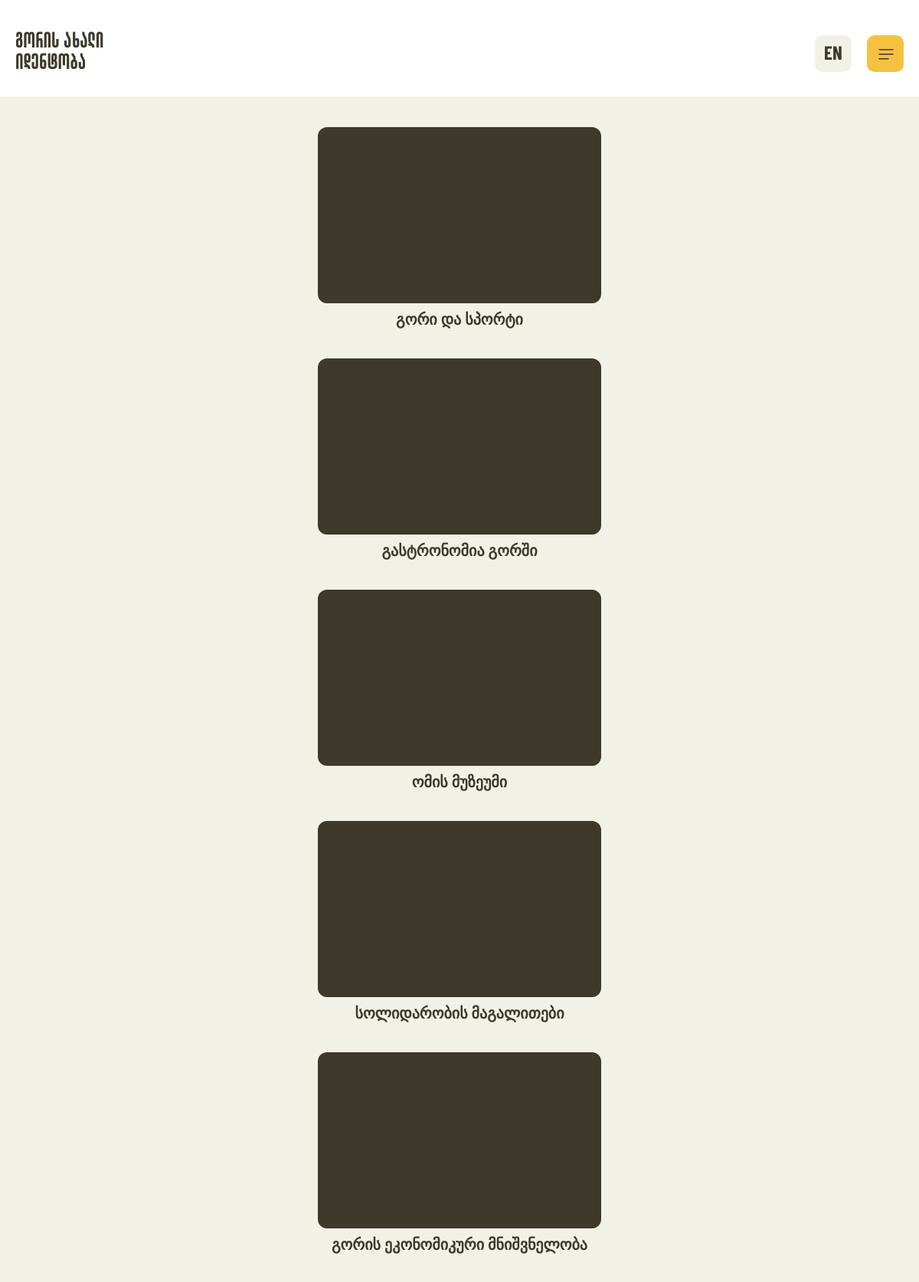
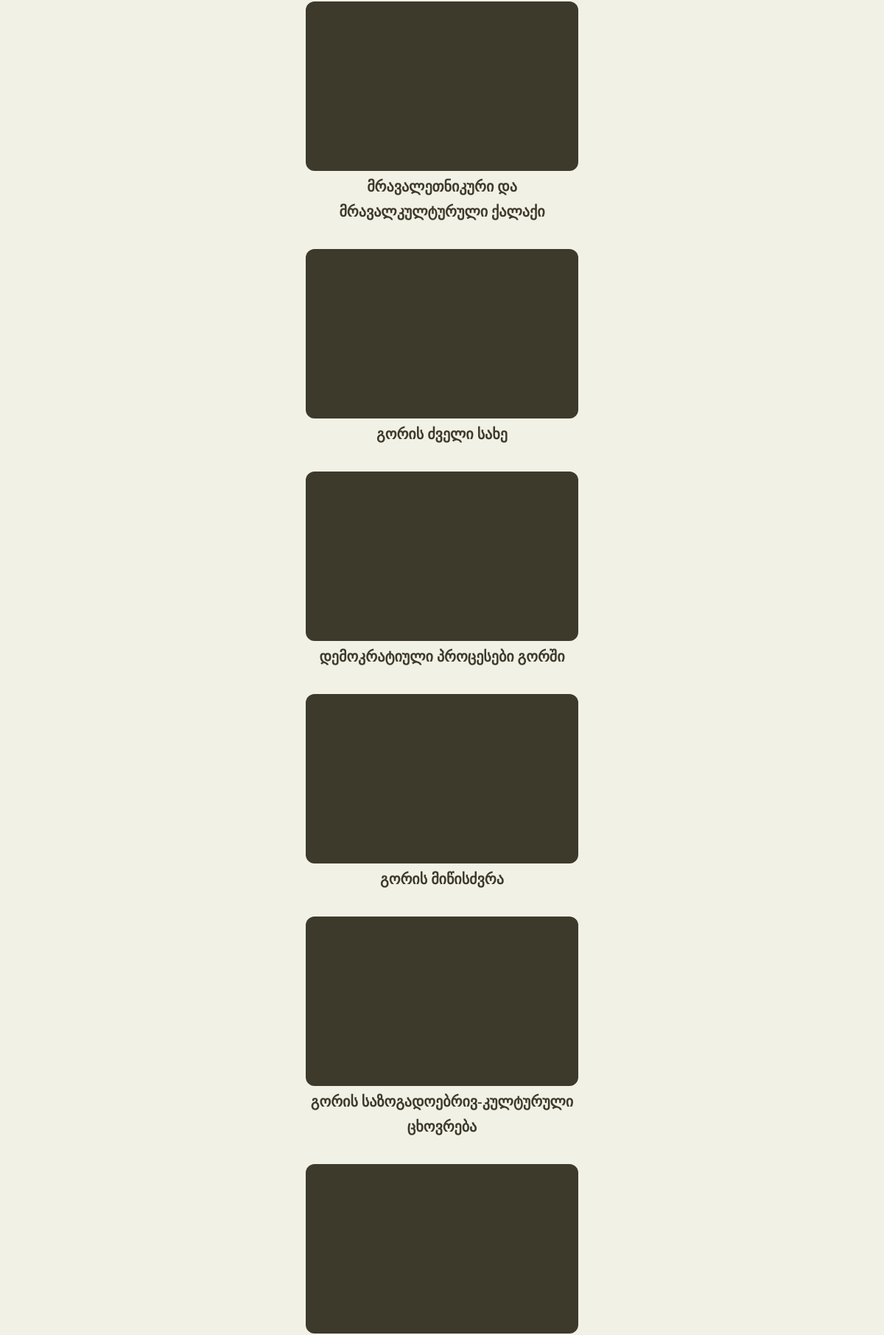
The app's page /videos/ka/ (upper part) with its own data (2 pictures, top to bottom).
### transl/models.py (models this page shows, shortened)
class MultilanguageTextAbstract(models.Model):
    text_en = models.CharField(default='', max_length=120)
    text_ka = models.CharField(default='', max_length=120)
    slug = models.SlugField(null=True, blank=True, max_length=40,
        default='transl_slug')
    def __str__(self):
        lang = get_language()
        if not lang:
            lang = 'en'
        current_lang_fieldname = f'text_{lang[:2]}'
        try:
            return getattr(self, current_lang_fieldname)
        except:
            return self.text_en
    class Meta:
        abstract = True

class MultilanguageText(MultilanguageTextAbstract):
    pass

class MultilanguageTextField(MultilanguageTextAbstract):
    text_en = models.TextField(default='',)
    text_ka = models.TextField(default='',)

### gori/models.py (models this page shows, shortened)
class Video(models.Model):
    video_title =  models.ForeignKey(MultilanguageTextField, on_delete=models.CASCADE, related_name='videos', null=True)
    video_src = models.ForeignKey(MultilanguageTextField, on_delete=models.CASCADE, related_name='videossrc', null=True)
    minutes = models.IntegerField(null=True)
    seconds = models.IntegerField(null=True)

### gori/views.py (the view)
# urls.py: path('videos/<lang:lang>/', videos, name='videos'),
def videos(request, lang):
	allpost = Video.objects.all()
	all_post = []
	for i in allpost:
		all_post.insert(0, i)
	return render(request, 'videos.html', {'lang':lang, 'videos':all_post})

### gorimaps/converters.py (called while the page is built)
    def to_python(self, value):
        activate(value)
        return value

    def to_url(self, value):
        return value

### transl/templatetags/transl_extras.py (called while the page is built)
@register.simple_tag
def t(tslug):
    try:
        tobj = MultilanguageTextField.objects.get(slug=tslug)
        return tobj.__str__()
    except:
        try:
            tobj = MultilanguageText.objects.get(slug=tslug)
            return tobj.__str__()
        except:
            return ''

### gori/templates/videos.html (shortened to what this page needs)
{% extends "base.html" %}
{% load static %}
{% block content %}
{% load transl_extras %}
<head>
	<link rel="stylesheet" href="{% static '/css/IIblock.css' %}">
</head>
<center>
<div class="video_mobile">
	{% for video in videos %}
<div class="onepostmobile">
<div class="videodivpagemobile">
	<iframe width="100%" height="230px" src="{{video.video_src}}" title="YouTube video player" frameborder="0" allow="accelerometer; autoplay; clipboard-write; encrypted-media; gyroscope; picture-in-picture" allowfullscreen></iframe><br>
	<span class="videopageundertext">{{video.video_title}}</span>
</div></div>
{% endfor %}
<br><br><br></div></center>
{% endblock %}

### templates/parts/navbar.html (shortened to what this page needs)
{% load static %}
{% load i18n %}
{% load transl_extras %}
<nav class="navbar">
    <link rel="stylesheet" href="{% static '/css/navbar.css' %}">
    {% if lang == 'ka' %}
    <a class="navheader" href="{% url 'index_page' lang=lang %}">{% t "new_identity_of_gori" %}</a>
    {% else %}
    <a class="navheaderen" href="{% url 'index_page' lang=lang %}">{% t "new_identity_of_gori" %}</a>
    {% endif %}
    <div class="menu" onclick="openNav()">
    <img class="iconmenu" src="{% static '/icons/Iconmenu.svg' %}"></div>
<div class="map">
  {% if lang == 'ka' %}
  <center>
    <a href="../en" style="color: #3E3A2B; text-decoration: none; font-family:BarlowCondensedBold; font-size: 25px; margin-top: 7px; display:inline-block;">EN</a></center>
  {% else %}
  <center>
    <a href="../ka" style="color: #3E3A2B; text-decoration: none; font-family:BarlowCondensedBold; font-size: 25px; margin-top: 7px; display:inline-block;">KA</a></center>
  {% endif %}
</div>
</nav>

### static/css/style.css (style rules this page uses)
body { background: #F1F1E6; overflow-x: hidden !important; margin: 0; padding: 0; }
html, body { max-width: 100%; overflow-x: hidden; }

### static/css/videos.css (style rules this page uses)
.videodivpagemobile { position: block; width: 370px; height: 230px; display: inline-block; background: #3E3A2B; border-radius: 12px; }
.videopageundertext { font-family: 'FiraGO'; font-style: normal; font-weight: 600; font-size: 20px; line-height: 34px; color: #3E3A2B; }
.onepostmobile { width: 100%; height: auto; margin-top: 40px; display: block; }
.video_mobile { display: none; }
@media only screen and (max-width: 1339px) { .video_mobile { display: block !important; } }

### static/css/navbar.css (style rules this page uses)
.navbar { position: block; width: 100%; height: 140px; border: red; background: white; }
.navheader { position: block !important; display: inline-block; width: 247px; height: 28px; margin-top: 56px; font-family: 'LGVAnastasia'; font-style: normal; font-weight: 400; font-size: 44px; line-height: 28px; text-decoration: none; color: #3E3A2B; }
.map { display: none; }
.menu { display: none; }
.iconmenu { position: block; display: inline-block; margin-top: 17px; margin-left: 15px; }
@media only screen and (max-width: 1295px) { ::placeholder { font-family: 'FiraGO'; font-style: normal; font-weight: 400; font-size: 16px; line-height: 24px; color: #FEFEF8; } }
@media only screen and (max-width: 1295px) { .navbar { position: block; width: 100%; height: 126px; } }
@media only screen and (max-width: 1295px) { .navheader { position: block; width: 116px; display: inline-block; height: 56px; left: 0; right: 0; margin-top: 36px; margin-left: 20px; margin-right: auto; top: 20px; font-family: 'LGVAnastasia'; font-style: normal; font-weight: 400; font-size: 38px; line-height: 28px; color: #3E3A2B; } }
@media only screen and (max-width: 1295px) { .map { display: inline-block; position: block; width: 48px; height: 48px; float: right; margin-top: 46px; margin-right: 20px; background: #F1F1E6; border-radius: 10px; } }
@media only screen and (max-width: 1295px) { .menu { display: inline-block; margin-right: 20px; position: block; width: 48px; height: 48px; margin-top: 46px; float: right; background: #F6C042; border-radius: 10px; } }

### records on screen
MultilanguageText: text_ka "გორის ახალი იდენტობა"
Video: video_title "გორი და სპორტი"
Video: video_title "გასტრონომია გორში"
Video: video_title "ომის მუზეუმი"
Video: video_title "სოლიდარობის მაგალითები"
Video: video_title "გორის ეკონომიკური მნიშვნელობა"
Video: video_title "მრავალეთნიკური და მრავალკულტურული ქალაქი"
Video: video_title "გორის ძველი სახე"
Video: video_title "დემოკრატიული პროცესები გორში"
Video: video_title "გორის მიწისძვრა"
Video: video_title "გორის საზოგადოებრივ-კულტურული ცხოვრება"
